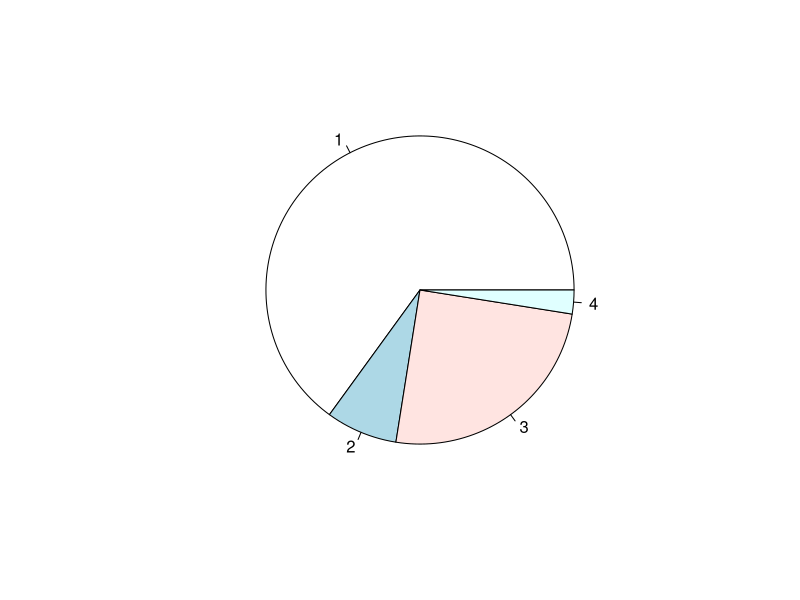
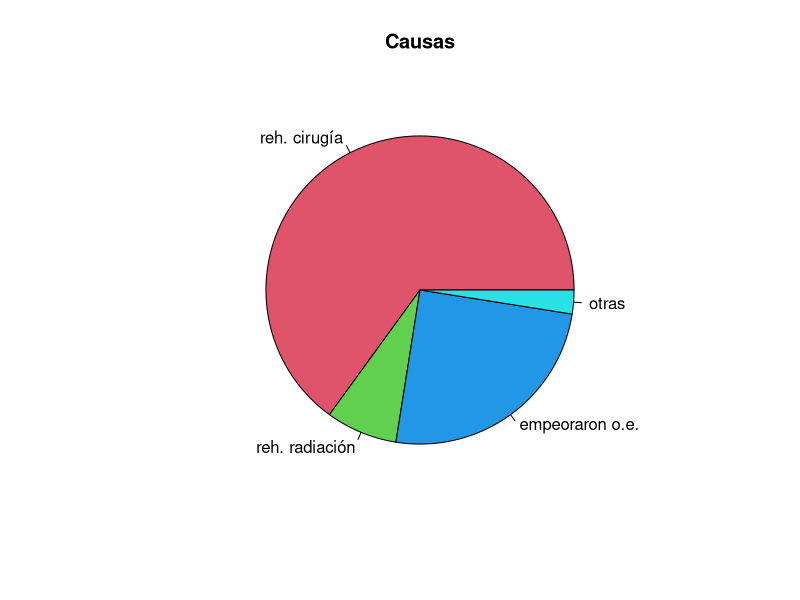
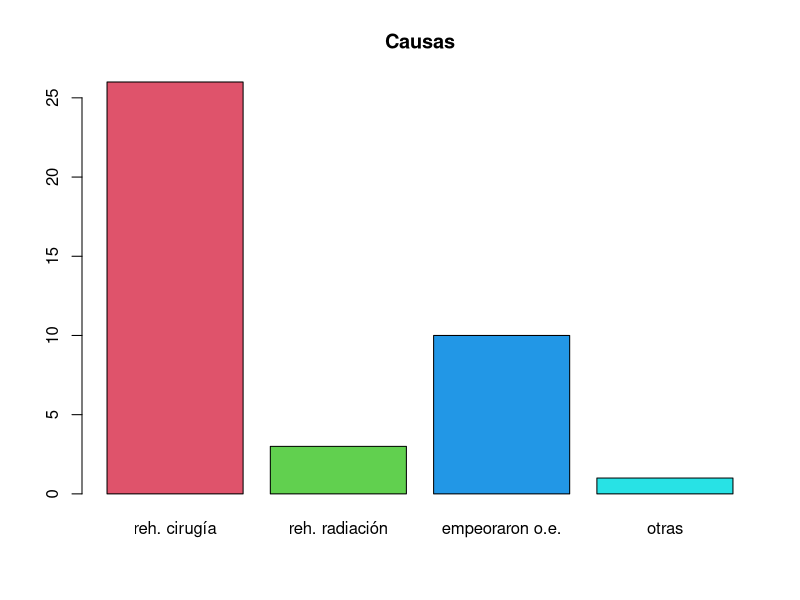
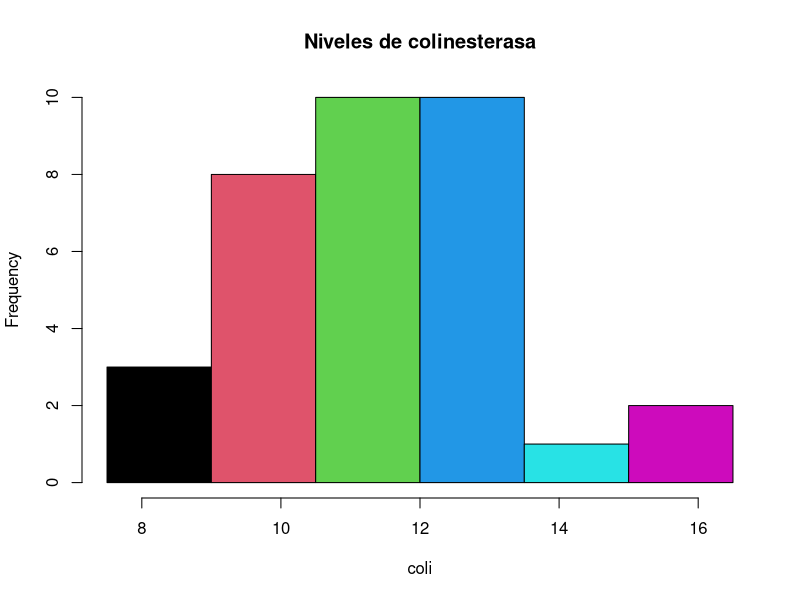
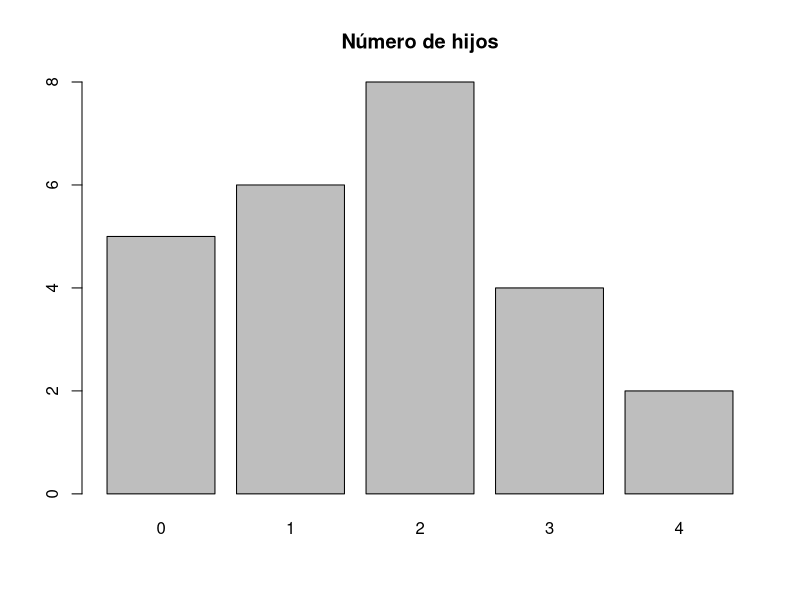
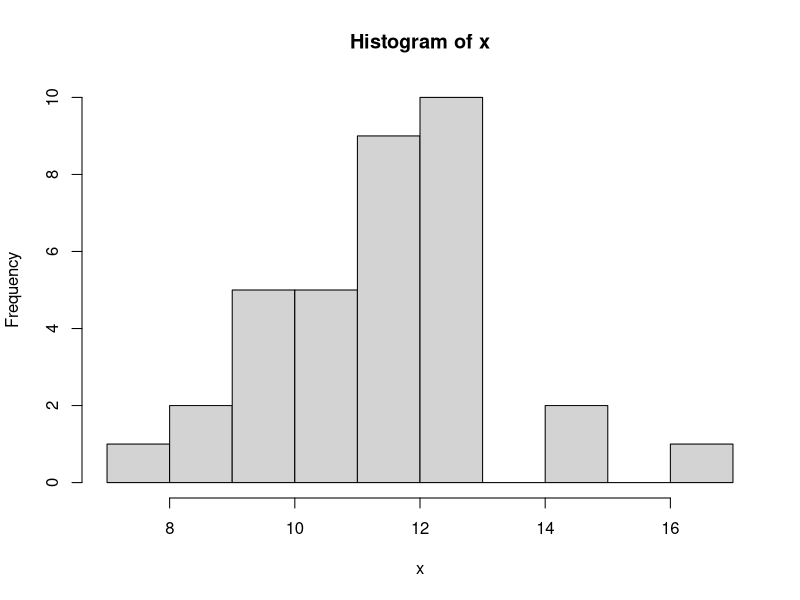
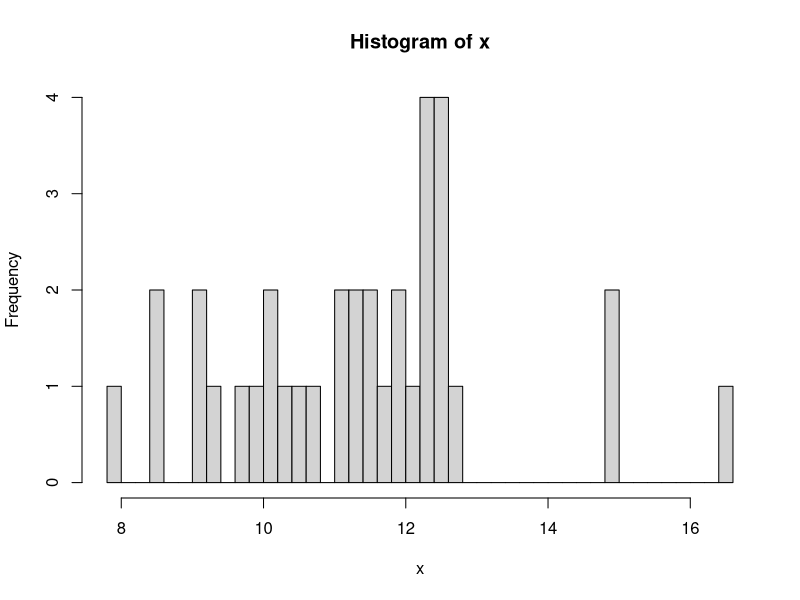
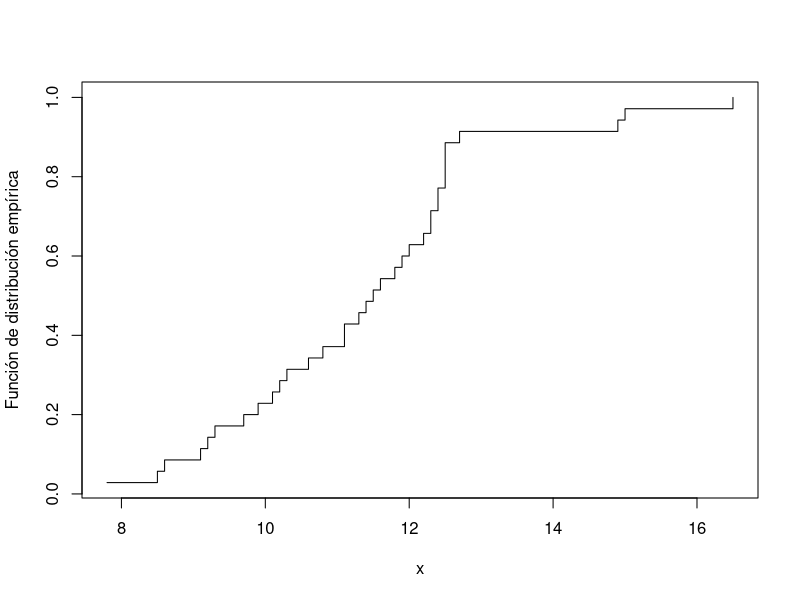

The R script that drew these images, in order:
## ---- chunk 1
x <- c(26, 3, 10, 1)
pie(x)

## ---- chunk 2
# Creamos un vector con los nombres de los sectores
names <- c("reh. cirugía", "reh. radiación", "empeoraron o.e.", "otras")
# Creamos un vector con los colores
colors <- c(2, 3, 4, 5)
pie(x, labels = names, col = colors, main = "Causas")

## ---- chunk 3
barplot(x, names.arg = names, col = colors, main = "Causas")

## ---- chunk 4
#Creamos un vector con las marcas de clase
m <- c(8.25, 9.75, 11.25, 12.75, 14.25, 15.75)
#Creamos un vector con las frecuencias absolutas
freq <- c(3, 8, 10, 10, 1, 2)
#Replicamos las marcas de clase
coli <- rep(m, freq)
#Puntos de corte
breaks <- c(7.5, 9, 10.5, 12, 13.5, 15, 16.5)
#Vector con los colores de los rectángulos
colors <- c(1, 2, 3, 4, 5, 6)
hist(coli, breaks = breaks, col = colors,
     main = "Niveles de colinesterasa")

## ---- chunk 5
# Valores posibles
x <- c(0, 1, 2, 3, 4)
# Frecuencias 
freq <- c(5, 6, 8, 4, 2)
barplot(freq, names = x, main = "Número de hijos")


## ---- chunk 6
x <- c(10.6, 12.5, 11.1, 9.2, 11.5, 9.9, 
       11.9, 11.6, 14.9, 12.5, 12.5, 12.5,
       12.3, 12.2, 10.8, 16.5, 15, 10.3, 
       12.4, 9.1, 7.8, 11.3, 12.3, 9.7, 12,
       11.8, 12.7, 11.4, 9.3, 8.6, 8.5, 10.1,
       12.4, 11.1, 10.2)
hist(x)

## ---- chunk 7
x <- c(10.6, 12.5, 11.1, 9.2, 11.5, 9.9, 
       11.9, 11.6, 14.9, 12.5, 12.5, 12.5,
       12.3, 12.2, 10.8, 16.5, 15, 10.3, 
       12.4, 9.1, 7.8, 11.3, 12.3, 9.7, 12,
       11.8, 12.7, 11.4, 9.3, 8.6, 8.5, 10.1,
       12.4, 11.1, 10.2)
n <- length(x)
hist(x, breaks = n)

## ---- chunk 8
n <- length(x)
plot(x =sort(x),y = (1:n)/n, type = "s", xlab = "x",
     ylab = "Función de distribución empírica")

